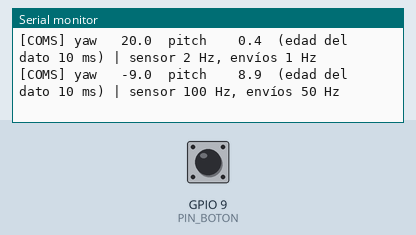
The sketch below on a simulated ESP32-C3. Parts: the last lines printed to the serial monitor. The test bench sets the inputs (shaded band); at power-on: GPIO 9 (PIN_BOTON) HIGH.

Above: at 2.7 s.
2.8 s: GPIO 9 (PIN_BOTON) pulled LOW for 0.15 s
At 3.4 s:
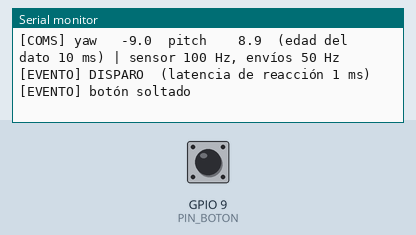
7.4 s: GPIO 9 (PIN_BOTON) pulled LOW for 1 s
11.4 s: GPIO 9 (PIN_BOTON) pulled LOW for 3.2 s
At 13.3 s:
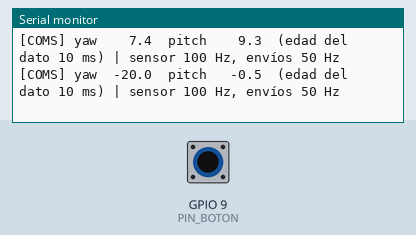
Timing chart, 0 to 14.8 s (numbered marks = the images above; inputs shaded):
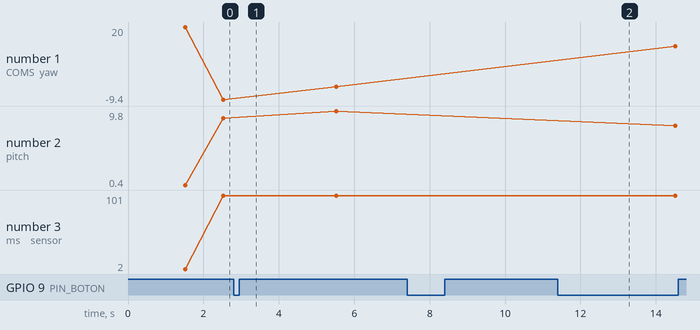

Measured:
- after the input at 2.8 s, the serial monitor: prints a new line at once (image 1)
- after the input at 11.4 s, the serial monitor: prints a new line at once (image 2)

The sketch:

EsqueletoFreeRTOS.ino
```cpp
/*
  ============================================================================
  ETAPA 2 - PRUEBA 05: ESQUELETO FreeRTOS DE UN MANDO
  ============================================================================
  Estructura que tendrá el firmware real, con el sensor SIMULADO:

   tareaSensor (prio 3, 100 Hz)  --colaOrientacion (buzón: solo el último dato)-->
   tareaComunicaciones (prio 2, 50 Hz)   (en el proyecto: enviará por ESP-NOW)

   tareaBoton (prio 3, 200 Hz) --colaEventos--> tareaEventos (prio 4)
   temporizadorLatido (software, cada 2 s) --colaEventos--> tareaEventos

   tareaMonitor (prio 1, cada 10 s): uso de pila de cada tarea y memoria libre

  Sincronización usada:
   - Colas (xQueueOverwrite / xQueuePeek como "buzón", xQueueSend / xQueueReceive)
   - Temporizador software (xTimerCreate)
   - Mutex (xSemaphoreCreateMutex) para que dos tareas no escriban a la vez en el Serial
   - vTaskDelayUntil para periodos exactos

  Monitor serie a 115200.
  ============================================================================
*/
#include <Arduino.h>

const int PIN_BOTON = 9;   // BOOT: GPIO9 en ESP32-C3 (0 en ESP32 clásico)

// ---------------- Tipos de datos ----------------
struct Orientacion {
  float yaw, pitch, roll;   // grados
  uint32_t t_ms;            // cuándo se midió
};

enum TipoEvento : uint8_t { EV_DISPARO, EV_SOLTAR, EV_LATIDO };
struct Evento {
  TipoEvento tipo;
  uint32_t   t_ms;
};

// ---------------- Objetos de FreeRTOS ----------------
QueueHandle_t     colaOrientacion;   // longitud 1: siempre el dato más reciente
QueueHandle_t     colaEventos;       // eventos discretos (no se pueden perder)
SemaphoreHandle_t mutexSerie;
TimerHandle_t     temporizadorLatido;
TaskHandle_t      hSensor, hComs, hBoton, hEventos, hMonitor;

volatile uint32_t muestrasSensor = 0, enviosComs = 0;

// printf protegido por mutex
void registrar(const char *fmt, ...) {
  char buf[160];
  va_list args;
  va_start(args, fmt);
  vsnprintf(buf, sizeof(buf), fmt, args);
  va_end(args);
  if (xSemaphoreTake(mutexSerie, pdMS_TO_TICKS(50)) == pdTRUE) {
    Serial.print(buf);
    xSemaphoreGive(mutexSerie);
  }
}

// ---------------- Tareas ----------------
// Sensor simulado: describe un círculo (como si la mano apuntara en círculos)
void tareaSensor(void *) {
  TickType_t ultimo = xTaskGetTickCount();
  float ang = 0;
  while (true) {
    Orientacion o;
    ang += 0.02f;
    o.yaw   = 20.0f * cosf(ang);
    o.pitch = 10.0f * sinf(ang);
    o.roll  = 0;
    o.t_ms  = millis();
    xQueueOverwrite(colaOrientacion, &o);   // sustituye el dato anterior
    muestrasSensor++;
    vTaskDelayUntil(&ultimo, pdMS_TO_TICKS(10));   // 100 Hz exactos
  }
}

// Comunicaciones: coge el último dato y lo "envía"
void tareaComunicaciones(void *) {
  TickType_t ultimo = xTaskGetTickCount();
  uint32_t tImpresion = 0;
  while (true) {
    Orientacion o;
    if (xQueuePeek(colaOrientacion, &o, 0) == pdTRUE) {
      enviosComs++;   // aquí irá esp_now_send(...)
      if (millis() - tImpresion >= 1000) {
        tImpresion = millis();
        registrar("[COMS] yaw %6.1f  pitch %6.1f  (edad del dato %lu ms) | sensor %lu Hz, envíos %lu Hz\n",
            o.yaw, o.pitch, millis() - o.t_ms, muestrasSensor, enviosComs);
        muestrasSensor = 0;
        enviosComs = 0;
      }
    }
    vTaskDelayUntil(&ultimo, pdMS_TO_TICKS(20));   // 50 Hz
  }
}

// Botón: lee cada 5 ms con antirrebote y genera eventos
void tareaBoton(void *) {
  bool estable = HIGH, anterior = HIGH;
  uint32_t tCambio = 0;
  while (true) {
    bool lectura = digitalRead(PIN_BOTON);
    if (lectura != anterior) { anterior = lectura; tCambio = millis(); }
    if (lectura != estable && millis() - tCambio >= 30) {   // estable 30 ms
      estable = lectura;
      Evento e = { estable == LOW ? EV_DISPARO : EV_SOLTAR, millis() };
      xQueueSend(colaEventos, &e, 0);
    }
    vTaskDelay(pdMS_TO_TICKS(5));
  }
}

// Procesa los eventos en orden (prioridad alta: reacción inmediata)
void tareaEventos(void *) {
  Evento e;
  while (true) {
    if (xQueueReceive(colaEventos, &e, portMAX_DELAY) == pdTRUE) {
      switch (e.tipo) {
        case EV_DISPARO: registrar("[EVENTO] DISPARO  (latencia de reacción %lu ms)\n", millis() - e.t_ms); break;
        case EV_SOLTAR:  registrar("[EVENTO] botón soltado\n"); break;
        case EV_LATIDO:  registrar("[EVENTO] latido (temporizador software) t=%lu s\n", e.t_ms / 1000); break;
      }
    }
  }
}

// Temporizador software: se ejecuta en la tarea de temporizadores de FreeRTOS
void alLatido(TimerHandle_t) {
  Evento e = { EV_LATIDO, millis() };
  xQueueSend(colaEventos, &e, 0);   // nunca bloquear dentro de un temporizador
}

// Monitor: cuánta pila le sobra a cada tarea (para dimensionarlas en la memoria)
void tareaMonitor(void *) {
  while (true) {
    vTaskDelay(pdMS_TO_TICKS(10000));
    registrar("[MONITOR] pila libre (palabras): sensor %u | coms %u | boton %u | eventos %u | heap libre %u B\n",
        uxTaskGetStackHighWaterMark(hSensor), uxTaskGetStackHighWaterMark(hComs),
        uxTaskGetStackHighWaterMark(hBoton), uxTaskGetStackHighWaterMark(hEventos),
        ESP.getFreeHeap());
  }
}

void setup() {
  Serial.begin(115200);
  delay(1500);
  pinMode(PIN_BOTON, INPUT_PULLUP);

  mutexSerie      = xSemaphoreCreateMutex();
  colaOrientacion = xQueueCreate(1, sizeof(Orientacion));
  colaEventos     = xQueueCreate(16, sizeof(Evento));

  xTaskCreate(tareaSensor,         "sensor",  3072, nullptr, 3, &hSensor);
  xTaskCreate(tareaComunicaciones, "coms",    4096, nullptr, 2, &hComs);
  xTaskCreate(tareaBoton,          "boton",   2048, nullptr, 3, &hBoton);
  xTaskCreate(tareaEventos,        "eventos", 4096, nullptr, 4, &hEventos);
  xTaskCreate(tareaMonitor,        "monitor", 3072, nullptr, 1, &hMonitor);

  temporizadorLatido = xTimerCreate("latido", pdMS_TO_TICKS(2000), pdTRUE, nullptr, alLatido);
  xTimerStart(temporizadorLatido, 0);

  registrar("\n=== Esqueleto FreeRTOS en marcha. Pulsa BOOT para generar disparos ===\n");
}

void loop() {
  vTaskDelete(nullptr);   // loop() no se usa: todo lo hacen las tareas
}
```
